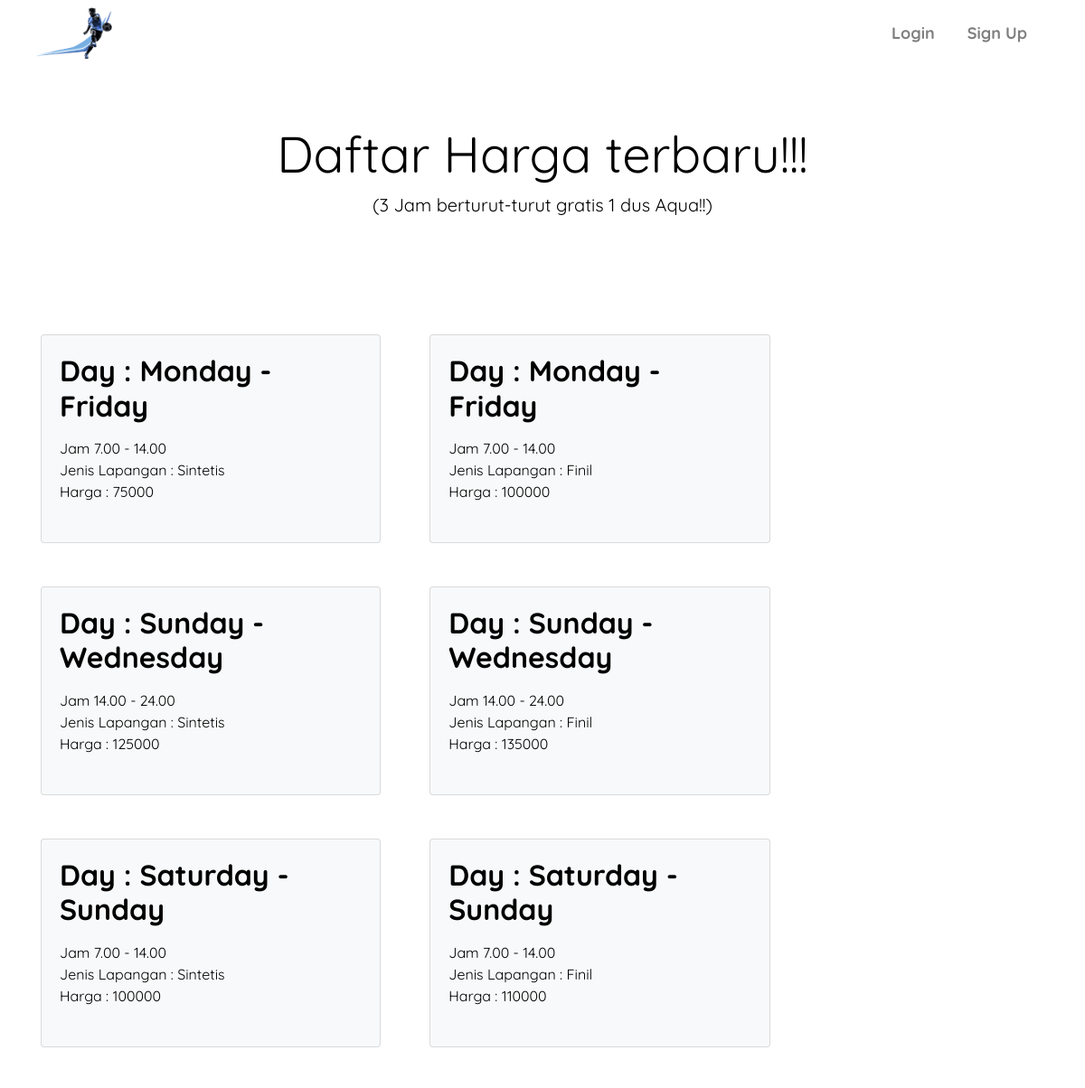
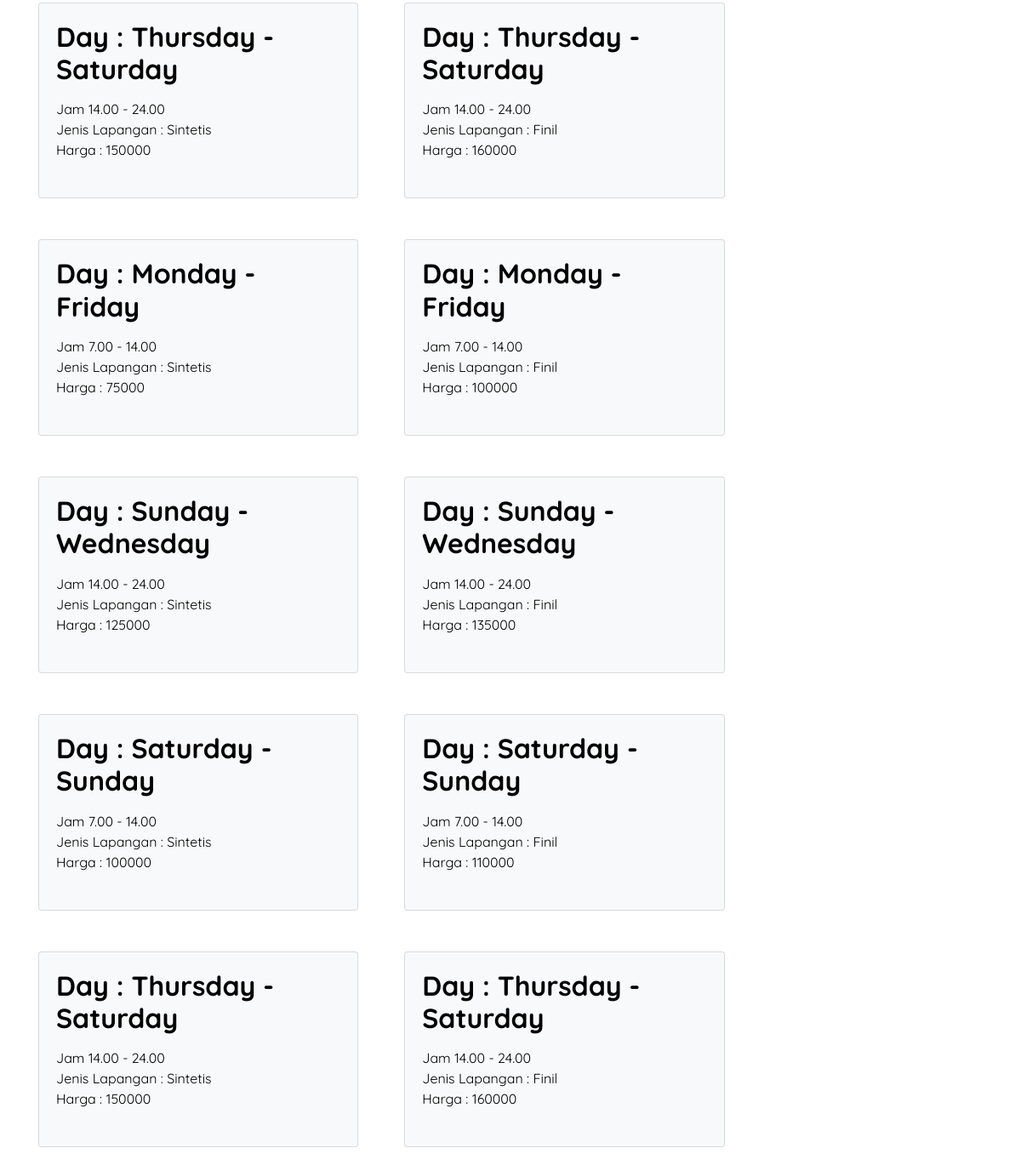
The page /pricelist.php on the database its author committed (2 pictures, top to bottom).
### tables this page shows
CREATE TABLE `pricelist` (
  `opt` int(11) NOT NULL,
  `fieldnum` int(11) DEFAULT NULL,
  `startday` int(11) NOT NULL,
  `endday` int(11) NOT NULL,
  `starttime` int(11) NOT NULL,
  `endtime` int(11) NOT NULL,
  `price` int(11) NOT NULL
);

CREATE TABLE `field` (
  `fieldnum` int(11) NOT NULL,
  `tipe` text NOT NULL
);

### pricelist.php (the view, shortened to what this page needs)
<?php
$db_connection = mysqli_connect("127.0.0.1", "root","", "liverpool");
?>
<!doctype html>
<html lang="en">
  <head>
    <link rel="stylesheet" href="https://stackpath.bootstrapcdn.com/bootstrap/4.2.1/css/bootstrap.min.css">
    <link rel="stylesheet" href="res/css/style.css">
  </head>
<body>
    <header>
        <nav class="navbar navbar-expand-lg navbar-light sticky-top">
            <a href="index.php" class="nav-brand ml-3 mr-3">
            <img src="res/img/1.png" width="100" height="57" class="d-inline-block align-top" alt=""> </a>
            <ul class="navbar-nav ml-auto">
                <li class="nav-item">
                    <a class="nav-link" href="login.php" style="margin-right:20px">Login</a>
                </li>
                <li class="nav-item">
                    <a class="nav-link" href="signup.php" style="margin-right:40px">Sign Up</a>
                </li>
            </ul>
        </nav>
    </header>
  <div class="position-relative overflow-hidden p-3 p-md-5 m-md-3 text-center ">
    <h1 class="display-4 font-weight-normal">Daftar Harga terbaru!!!</h1>
    <p class="lead font-weight-normal">(3 Jam berturut-turut gratis 1 dus Aqua!!)</p>
  </div>
<?PHP
  $price = "select * from pricelist inner join field on field.fieldnum=pricelist.fieldnum order by opt asc;";
  $result= $db_connection->query($price);
  echo '<div class="album py-5 ">
          <div class="container">
              <div class="row"> ';
   ?>
   <?php
    $days = array('0', 'Monday', 'Tuesday', 'Wednesday','Thursday','Friday', 'Saturday', 'Sunday');
  while($row = $result->fetch_assoc()) {
   ?>
  <div class="col-md-5 mr-4">
   <div class="card mb-5 bg-light ">
    <div class="card-body">
    <h2 class="display-7"><?php echo 'Day : '.$days[$row["startday"]].' - '.$days[$row["endday"]].' ' ;?> </h2>
         <ul class="list-unstyled mt-3 mb-4">
             <li><?php echo ' Jam '.$row["starttime"].'.00 - '.$row["endtime"].'.00 ';?> </li>
             <li><?php echo 'Jenis Lapangan : '.$row["tipe"].' ';?></li>
             <li><?php echo ' Harga : '.$row["price"].' ';?></li>
         </ul>
         </div>
     </div>
  </div>
  <?php
  }
  ?>
  </body>
</html>

### res/css/style.css (style rules this page uses)
body { padding: 0%; margin: 0%; font-family: 'Quicksand', cursive, sans-serif; color: black !important; }
.container { padding-right: 15%; }
.nav-item { font-weight: bolder; color: black !important; font-size: 18px; }
h1, h2, h3, h4, h5, h6 { font-family: "Quicksand", cursive,sans-serif; font-weight: bolder; color: black; }

### rows shown on the page
pricelist: startday "Monday", endday "Friday", starttime "7", endtime "14", field.tipe "Sintetis", price "75000"
pricelist: startday "Monday", endday "Friday", starttime "7", endtime "14", field.tipe "Finil", price "100000"
pricelist: startday "Sunday", endday "Wednesday", starttime "14", endtime "24", field.tipe "Sintetis", price "125000"
pricelist: startday "Sunday", endday "Wednesday", starttime "14", endtime "24", field.tipe "Finil", price "135000"
pricelist: startday "Saturday", endday "Sunday", starttime "7", endtime "14", field.tipe "Sintetis", price "100000"
pricelist: startday "Saturday", endday "Sunday", starttime "7", endtime "14", field.tipe "Finil", price "110000"
pricelist: startday "Thursday", endday "Saturday", starttime "14", endtime "24", field.tipe "Sintetis", price "150000"
pricelist: startday "Thursday", endday "Saturday", starttime "14", endtime "24", field.tipe "Finil", price "160000"
pricelist: startday "Monday", endday "Friday", starttime "7", endtime "14", field.tipe "Sintetis", price "75000"
pricelist: startday "Monday", endday "Friday", starttime "7", endtime "14", field.tipe "Finil", price "100000"
pricelist: startday "Sunday", endday "Wednesday", starttime "14", endtime "24", field.tipe "Sintetis", price "125000"
pricelist: startday "Sunday", endday "Wednesday", starttime "14", endtime "24", field.tipe "Finil", price "135000"
pricelist: startday "Saturday", endday "Sunday", starttime "7", endtime "14", field.tipe "Sintetis", price "100000"
pricelist: startday "Saturday", endday "Sunday", starttime "7", endtime "14", field.tipe "Finil", price "110000"
pricelist: startday "Thursday", endday "Saturday", starttime "14", endtime "24", field.tipe "Sintetis", price "150000"
pricelist: startday "Thursday", endday "Saturday", starttime "14", endtime "24", field.tipe "Finil", price "160000"
